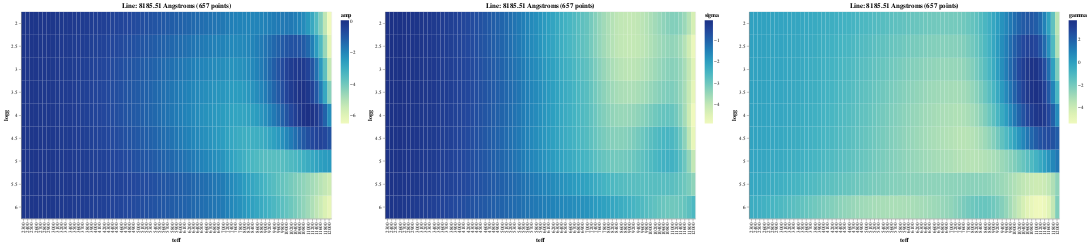

Notebook code for this chart:
### Code cell
x1 = alt.Chart(df_manifold).mark_rect().encode(x='teff:O', y='logg:O', color='amp:Q')\
    .properties(width=600, height=400, title=f'Line: {current_line} Angstroms ({len(df_manifold)} points)')
x2 = alt.Chart(df_manifold).mark_rect().encode(x='teff:O', y='logg:O', color='sigma:Q')\
    .properties(width=600, height=400, title=f'Line: {current_line} Angstroms ({len(df_manifold)} points)')
x3 = alt.Chart(df_manifold).mark_rect().encode(x='teff:O', y='logg:O', color='gamma:Q')\
    .properties(width=600, height=400, title=f'Line: {current_line} Angstroms ({len(df_manifold)} points)')

((x1 | x2 | x3).resolve_scale(color='independent'))

### Figure 1 — Vega specification as saved in the notebook (floating-point values rounded to 4 significant figures; data arrays with more than 128 entries replaced by an {"elided": "..."} marker saying what was removed)
{"$schema": "https://vega.github.io/schema/vega/v5.json", "data": [{"name": "source_0"}, {"name": "data_0", "values": {"elided": "657 records"}}, {"name": "data_1", "values": {"elided": "657 records"}}, {"name": "data_2", "values": {"elided": "657 records"}}, {"name": "data_0_concat_0_x_domain_teff", "values": [{"teff": 6100}, {"teff": 4300}, {"teff": 6000}, {"teff": 6600}, {"teff": 3800}, {"teff": 5000}, {"teff": 11600}, {"teff": 5900}, {"teff": 4900}, {"teff": 10400}, {"teff": 5600}, {"teff": 4200}, {"teff": 7400}, {"teff": 2400}, {"teff": 4100}, {"teff": 2700}, {"teff": 3300}, {"teff": 5300}, {"teff": 3100}, {"teff": 5400}, {"teff": 2600}, {"teff": 4800}, {"teff": 8400}, {"teff": 8000}, {"teff": 6700}, {"teff": 7000}, {"teff": 6800}, {"teff": 5500}, {"teff": 6900}, {"teff": 5200}, {"teff": 11000}, {"teff": 2900}, {"teff": 10800}, {"teff": 11400}, {"teff": 9400}, {"teff": 9000}, {"teff": 3500}, {"teff": 5700}, {"teff": 2300}, {"teff": 3600}, {"teff": 5800}, {"teff": 3900}, {"teff": 4600}, {"teff": 6400}, {"teff": 8200}, {"teff": 2500}, {"teff": 6200}, {"teff": 9200}, {"teff": 9800}, {"teff": 4400}, {"teff": 10000}, {"teff": 7200}, {"teff": 3000}, {"teff": 11800}, {"teff": 7800}, {"teff": 4700}, {"teff": 12000}, {"teff": 4000}, {"teff": 8800}, {"teff": 3200}, {"teff": 5100}, {"teff": 10200}, {"teff": 7600}, {"teff": 6500}, {"teff": 8600}, {"teff": 11200}, {"teff": 10600}, {"teff": 9600}, {"teff": 4500}, {"teff": 2800}, {"teff": 3400}, {"teff": 6300}, {"teff": 3700}]}, {"name": "data_0_concat_0_y_domain_logg", "values": [{"logg": 4.0}, {"logg": 3.0}, {"logg": 4.5}, {"logg": 2.0}, {"logg": 6.0}, {"logg": 5.5}, {"logg": 5.0}, {"logg": 2.5}, {"logg": 3.5}]}, {"name": "data_0_concat_0_color_domain_amp", "values": [{"min": -6.516, "max": 0.08814}]}, {"name": "data_1_concat_1_x_domain_teff", "values": [{"teff": 6100}, {"teff": 4300}, {"teff": 6000}, {"teff": 6600}, {"teff": 3800}, {"teff": 5000}, {"teff": 11600}, {"teff": 5900}, {"teff": 4900}, {"teff": 10400}, {"teff": 5600}, {"teff": 4200}, {"teff": 7400}, {"teff": 2400}, {"teff": 4100}, {"teff": 2700}, {"teff": 3300}, {"teff": 5300}, {"teff": 3100}, {"teff": 5400}, {"teff": 2600}, {"teff": 4800}, {"teff": 8400}, {"teff": 8000}, {"teff": 6700}, {"teff": 7000}, {"teff": 6800}, {"teff": 5500}, {"teff": 6900}, {"teff": 5200}, {"teff": 11000}, {"teff": 2900}, {"teff": 10800}, {"teff": 11400}, {"teff": 9400}, {"teff": 9000}, {"teff": 3500}, {"teff": 5700}, {"teff": 2300}, {"teff": 3600}, {"teff": 5800}, {"teff": 3900}, {"teff": 4600}, {"teff": 6400}, {"teff": 8200}, {"teff": 2500}, {"teff": 6200}, {"teff": 9200}, {"teff": 9800}, {"teff": 4400}, {"teff": 10000}, {"teff": 7200}, {"teff": 3000}, {"teff": 11800}, {"teff": 7800}, {"teff": 4700}, {"teff": 12000}, {"teff": 4000}, {"teff": 8800}, {"teff": 3200}, {"teff": 5100}, {"teff": 10200}, {"teff": 7600}, {"teff": 6500}, {"teff": 8600}, {"teff": 11200}, {"teff": 10600}, {"teff": 9600}, {"teff": 4500}, {"teff": 2800}, {"teff": 3400}, {"teff": 6300}, {"teff": 3700}]}, {"name": "data_1_concat_1_y_domain_logg", "values": [{"logg": 4.0}, {"logg": 3.0}, {"logg": 4.5}, {"logg": 2.0}, {"logg": 6.0}, {"logg": 5.5}, {"logg": 5.0}, {"logg": 2.5}, {"logg": 3.5}]}, {"name": "data_1_concat_1_color_domain_sigma", "values": [{"min": -4.895, "max": -0.04068}]}, {"name": "data_2_concat_2_x_domain_teff", "values": [{"teff": 6100}, {"teff": 4300}, {"teff": 6000}, {"teff": 6600}, {"teff": 3800}, {"teff": 5000}, {"teff": 11600}, {"teff": 5900}, {"teff": 4900}, {"teff": 10400}, {"teff": 5600}, {"teff": 4200}, {"teff": 7400}, {"teff": 2400}, {"teff": 4100}, {"teff": 2700}, {"teff": 3300}, {"teff": 5300}, {"teff": 3100}, {"teff": 5400}, {"teff": 2600}, {"teff": 4800}, {"teff": 8400}, {"teff": 8000}, {"teff": 6700}, {"teff": 7000}, {"teff": 6800}, {"teff": 5500}, {"teff": 6900}, {"teff": 5200}, {"teff": 11000}, {"teff": 2900}, {"teff": 10800}, {"teff": 11400}, {"teff": 9400}, {"teff": 9000}, {"teff": 3500}, {"teff": 5700}, {"teff": 2300}, {"teff": 3600}, {"teff": 5800}, {"teff": 3900}, {"teff": 4600}, {"teff": 6400}, {"teff": 8200}, {"teff": 2500}, {"teff": 6200}, {"teff": 9200}, {"teff": 9800}, {"teff": 4400}, {"teff": 10000}, {"teff": 7200}, {"teff": 3000}, {"teff": 11800}, {"teff": 7800}, {"teff": 4700}, {"teff": 12000}, {"teff": 4000}, {"teff": 8800}, {"teff": 3200}, {"teff": 5100}, {"teff": 10200}, {"teff": 7600}, {"teff": 6500}, {"teff": 8600}, {"teff": 11200}, {"teff": 10600}, {"teff": 9600}, {"teff": 4500}, {"teff": 2800}, {"teff": 3400}, {"teff": 6300}, {"teff": 3700}]}, {"name": "data_2_concat_2_y_domain_logg", "values": [{"logg": 4.0}, {"logg": 3.0}, {"logg": 4.5}, {"logg": 2.0}, {"logg": 6.0}, {"logg": 5.5}, {"logg": 5.0}, {"logg": 2.5}, {"logg": 3.5}]}, {"name": "data_2_concat_2_color_domain_gamma", "values": [{"min": -5.377, "max": 3.723}]}], "signals": [{"name": "childWidth", "value": 600}], "marks": [{"type": "group", "name": "concat_0_group", "encode": {"update": {"width": {"signal": "childWidth"}, "height": {"signal": "height"}}}, "marks": [{"type": "rect", "name": "concat_0_marks", "from": {"data": "data_0"}, "encode": {"update": {"description": {"signal": "\"teff: \" + (isValid(datum[\"teff\"]) ? datum[\"teff\"] : \"\"+datum[\"teff\"]) + \"; logg: \" + (isValid(datum[\"logg\"]) ? datum[\"logg\"] : \"\"+datum[\"logg\"]) + \"; amp: \" + (format(datum[\"amp\"], \"\"))"}, "y": {"field": "logg", "scale": "concat_0_y"}, "x": {"field": "teff", "scale": "concat_0_x"}, "fill": {"field": "amp", "scale": "concat_0_color"}, "width": {"signal": "max(0.25, bandwidth('concat_0_x'))"}, "height": {"signal": "max(0.25, bandwidth('concat_0_y'))"}}}, "style": ["rect"]}], "axes": [{"scale": "concat_0_x", "title": "teff", "labelAlign": "right", "labelBaseline": "middle", "labelAngle": 270, "zindex": 1, "grid": false, "orient": "bottom"}, {"scale": "concat_0_y", "grid": false, "title": "logg", "zindex": 1, "orient": "left"}], "title": {"text": "Line: 8185.51 Angstroms (657 points)", "frame": "group"}, "legends": [{"fill": "concat_0_color", "gradientLength": {"signal": "clamp(height, 64, 200)"}, "title": "amp"}], "style": "cell"}, {"type": "group", "name": "concat_1_group", "encode": {"update": {"height": {"signal": "height"}, "width": {"signal": "childWidth"}}}, "marks": [{"type": "rect", "name": "concat_1_marks", "from": {"data": "data_1"}, "encode": {"update": {"fill": {"field": "sigma", "scale": "concat_1_color"}, "description": {"signal": "\"teff: \" + (isValid(datum[\"teff\"]) ? datum[\"teff\"] : \"\"+datum[\"teff\"]) + \"; logg: \" + (isValid(datum[\"logg\"]) ? datum[\"logg\"] : \"\"+datum[\"logg\"]) + \"; sigma: \" + (format(datum[\"sigma\"], \"\"))"}, "x": {"field": "teff", "scale": "concat_1_x"}, "width": {"signal": "max(0.25, bandwidth('concat_1_x'))"}, "y": {"field": "logg", "scale": "concat_1_y"}, "height": {"signal": "max(0.25, bandwidth('concat_1_y'))"}}}, "style": ["rect"]}], "axes": [{"scale": "concat_1_x", "title": "teff", "labelAlign": "right", "labelBaseline": "middle", "labelAngle": 270, "zindex": 1, "orient": "bottom", "grid": false}, {"scale": "concat_1_y", "grid": false, "orient": "left", "zindex": 1, "title": "logg"}], "title": {"text": "Line: 8185.51 Angstroms (657 points)", "frame": "group"}, "style": "cell", "legends": [{"fill": "concat_1_color", "gradientLength": {"signal": "clamp(height, 64, 200)"}, "title": "sigma"}]}, {"type": "group", "name": "concat_2_group", "encode": {"update": {"height": {"signal": "height"}, "width": {"signal": "childWidth"}}}, "marks": [{"type": "rect", "name": "concat_2_marks", "from": {"data": "data_2"}, "encode": {"update": {"y": {"field": "logg", "scale": "concat_2_y"}, "fill": {"field": "gamma", "scale": "concat_2_color"}, "height": {"signal": "max(0.25, bandwidth('concat_2_y'))"}, "x": {"field": "teff", "scale": "concat_2_x"}, "description": {"signal": "\"teff: \" + (isValid(datum[\"teff\"]) ? datum[\"teff\"] : \"\"+datum[\"teff\"]) + \"; logg: \" + (isValid(datum[\"logg\"]) ? datum[\"logg\"] : \"\"+datum[\"logg\"]) + \"; gamma: \" + (format(datum[\"gamma\"], \"\"))"}, "width": {"signal": "max(0.25, bandwidth('concat_2_x'))"}}}, "style": ["rect"]}], "axes": [{"scale": "concat_2_x", "zindex": 1, "grid": false, "labelBaseline": "middle", "orient": "bottom", "title": "teff", "labelAlign": "right", "labelAngle": 270}, {"scale": "concat_2_y", "orient": "left", "zindex": 1, "title": "logg", "grid": false}], "title": {"text": "Line: 8185.51 Angstroms (657 points)", "frame": "group"}, "style": "cell", "legends": [{"fill": "concat_2_color", "gradientLength": {"signal": "clamp(height, 64, 200)"}, "title": "gamma"}]}], "scales": [{"name": "concat_0_x", "type": "band", "domain": {"data": "data_0_concat_0_x_domain_teff", "field": "teff", "sort": true}, "range": [0, {"signal": "childWidth"}], "paddingInner": 0, "paddingOuter": 0}, {"name": "concat_0_y", "type": "band", "domain": {"data": "data_0_concat_0_y_domain_logg", "field": "logg", "sort": true}, "range": [0, {"signal": "height"}], "paddingOuter": 0, "paddingInner": 0}, {"name": "concat_0_color", "type": "linear", "domain": [{"signal": "(data(\"data_0_concat_0_color_domain_amp\")[0] || {}).min"}, {"signal": "(data(\"data_0_concat_0_color_domain_amp\")[0] || {}).max"}], "range": "heatmap", "interpolate": "hcl", "zero": false}, {"name": "concat_1_x", "type": "band", "domain": {"data": "data_1_concat_1_x_domain_teff", "field": "teff", "sort": true}, "range": [0, {"signal": "childWidth"}], "paddingOuter": 0, "paddingInner": 0}, {"name": "concat_1_y", "type": "band", "domain": {"data": "data_1_concat_1_y_domain_logg", "field": "logg", "sort": true}, "range": [0, {"signal": "height"}], "paddingInner": 0, "paddingOuter": 0}, {"name": "concat_1_color", "type": "linear", "domain": [{"signal": "(data(\"data_1_concat_1_color_domain_sigma\")[0] || {}).min"}, {"signal": "(data(\"data_1_concat_1_color_domain_sigma\")[0] || {}).max"}], "range": "heatmap", "zero": false, "interpolate": "hcl"}, {"name": "concat_2_x", "type": "band", "domain": {"data": "data_2_concat_2_x_domain_teff", "field": "teff", "sort": true}, "range": [0, {"signal": "childWidth"}], "paddingInner": 0, "paddingOuter": 0}, {"name": "concat_2_y", "type": "band", "domain": {"data": "data_2_concat_2_y_domain_logg", "field": "logg", "sort": true}, "range": [0, {"signal": "height"}], "paddingInner": 0, "paddingOuter": 0}, {"name": "concat_2_color", "type": "linear", "domain": [{"signal": "(data(\"data_2_concat_2_color_domain_gamma\")[0] || {}).min"}, {"signal": "(data(\"data_2_concat_2_color_domain_gamma\")[0] || {}).max"}], "range": "heatmap", "zero": false, "interpolate": "hcl"}], "layout": {"padding": 20, "bounds": "full", "align": "each"}, "padding": 5, "height": 400, "background": "white"}
